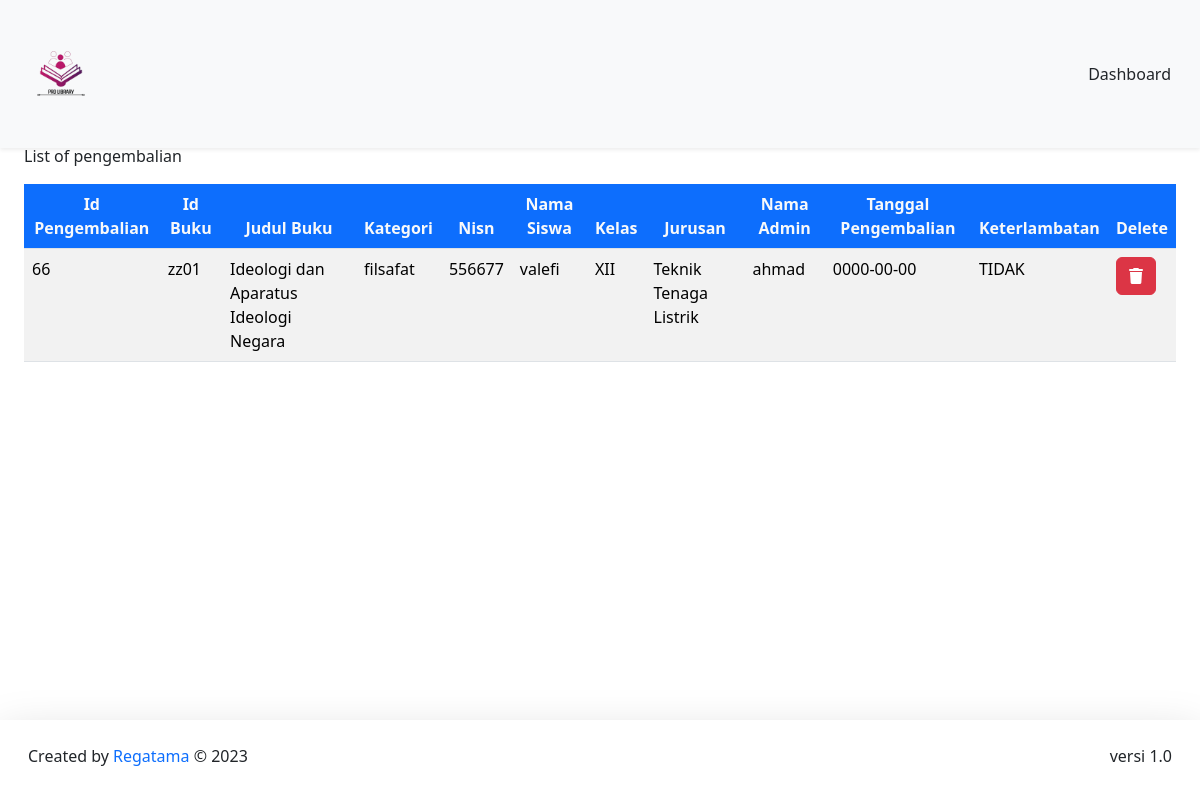
Page /DashboardPetugas/pengembalian/pengembalianBuku.php on the committed database.
### tables this page shows
CREATE TABLE `pengembalian` (
  `id_pengembalian` int(11) NOT NULL,
  `id_peminjaman` int(11) NOT NULL,
  `id_buku` varchar(20) NOT NULL,
  `nisn` int(11) NOT NULL,
  `id_admin` int(11) NOT NULL,
  `buku_kembali` date NOT NULL,
  `keterlambatan` enum('YA','TIDAK') NOT NULL
);

CREATE TABLE `buku` (
  `cover` varchar(255) NOT NULL,
  `id_buku` varchar(20) NOT NULL,
  `kategori` varchar(255) NOT NULL,
  `judul` varchar(255) NOT NULL,
  `pengarang` varchar(255) NOT NULL,
  `penerbit` varchar(255) NOT NULL,
  `tahun_terbit` date NOT NULL,
  `jumlah_halaman` int(11) NOT NULL,
  `buku_deskripsi` text NOT NULL,
  `isi_buku` varchar(250) NOT NULL
);

CREATE TABLE `member` (
  `nisn` int(11) NOT NULL,
  `kode_member` varchar(12) NOT NULL,
  `nama` varchar(255) NOT NULL,
  `password` varchar(255) NOT NULL,
  `jenis_kelamin` varchar(20) NOT NULL,
  `kelas` varchar(5) NOT NULL,
  `jurusan` varchar(50) NOT NULL,
  `no_tlp` varchar(15) NOT NULL,
  `tgl_pendaftaran` date NOT NULL
);

### config/config.php (called while the page is built, shortened)
<?php
$host = "127.0.0.1";
$username = "root";
$password = "";
$database_name = "perpus_vale";
$connection = mysqli_connect($host, $username, $password, $database_name);
function queryReadData($dataKategori)
{
  global $connection;
  $result = mysqli_query($connection, $dataKategori);
  $items = [];
  while ($item = mysqli_fetch_assoc($result)) {
    $items[] = $item;
  }
  return $items;
}

### DashboardPetugas/pengembalian/pengembalianBuku.php (the view, shortened to what this page needs)
<?php
require "../../config/config.php";
$dataPeminjam = queryReadData("SELECT pengembalian.id_pengembalian, pengembalian.id_buku, buku.judul, buku.kategori, pengembalian.nisn, member.nama, member.kelas, member.jurusan, admin.nama_admin, pengembalian.buku_kembali, pengembalian.keterlambatan
FROM pengembalian
INNER JOIN buku ON pengembalian.id_buku = buku.id_buku
INNER JOIN member ON pengembalian.nisn = member.nisn
INNER JOIN admin ON pengembalian.id_admin = admin.id")
?>
<!DOCTYPE html>
<html lang="en">
<head>
   <link href="../../assets/css/bootstrap.min.css" rel="stylesheet">
</head>
<body>
   <nav class="navbar fixed-top bg-body-tertiary shadow-sm">
      <div class="container-fluid p-3">
         <a class="navbar-brand" href="#">
            <img src="../../assets/logoNav.png" alt="logo" width="90px">
         </a>
         <a class="btn btn-tertiary" href="../dashboardPetugas.php">Dashboard</a>
      </div>
   </nav>
   <br>
   <div class="p-4 mt-5">
      <div class="mt-5">
         <caption>List of pengembalian</caption>
         <div class="table-responsive mt-3">
            <table class="table table-striped table-hover">
               <thead class="text-center">
                  <tr>
                     <th class="bg-primary text-light">Id Pengembalian</th>
                     <th class="bg-primary text-light">Id Buku</th>
                     <th class="bg-primary text-light">Judul Buku</th>
                     <th class="bg-primary text-light">Kategori</th>
                     <th class="bg-primary text-light">Nisn</th>
                     <th class="bg-primary text-light">Nama Siswa</th>
                     <th class="bg-primary text-light">Kelas</th>
                     <th class="bg-primary text-light">Jurusan</th>
                     <th class="bg-primary text-light">Nama Admin</th>
                     <th class="bg-primary text-light">Tanggal Pengembalian</th>
                     <th class="bg-primary text-light">Keterlambatan</th>
                     <th class="bg-primary text-light">Delete</th>
                  </tr>
               </thead>
               <?php foreach ($dataPeminjam as $item) : ?>
               <tr>
                  <td><?= $item["id_pengembalian"]; ?></td>
                  <td><?= $item["id_buku"]; ?></td>
                  <td><?= $item["judul"]; ?></td>
                  <td><?= $item["kategori"]; ?></td>
                  <td><?= $item["nisn"]; ?></td>
                  <td><?= $item["nama"]; ?></td>
                  <td><?= $item["kelas"]; ?></td>
                  <td><?= $item["jurusan"]; ?></td>
                  <td><?= $item["nama_admin"]; ?></td>
                  <td><?= $item["buku_kembali"]; ?></td>
                  <td><?= $item["keterlambatan"]; ?></td>
                  <td>
                     <div class="action">
                        <a href="deletePengembalian.php?id=<?= $item["id_pengembalian"]; ?>" class="btn btn-danger"
                           onclick="return confirm('Yakin ingin menghapus data ?');"><i
                              class="fa-solid fa-trash"></i></a>
                     </div>
                  </td>
               </tr>
               <?php endforeach; ?>
            </table>
         </div>
      </div>
   </div>
   <footer class="fixed-bottom shadow-lg bg-subtle p-3">
      <div class="container-fluid d-flex justify-content-between">
         <p class="mt-2">Created by <span class="text-primary"> Regatama</span> © 2023</p>
         <p class="mt-2">versi 1.0</p>
      </div>
   </footer>
</body>
</html>

### rows in the picture
pengembalian: id_pengembalian "66", id_buku "zz01", id_buku.judul "Ideologi dan Aparatus Ideologi Negara", id_buku.kategori "filsafat", nisn "556677", member.nama "valefi", member.kelas "XII", member.jurusan "Teknik Tenaga Listrik", id_admin.nama_admin "ahmad", buku_kembali "0000-00-00", keterlambatan "TIDAK"
